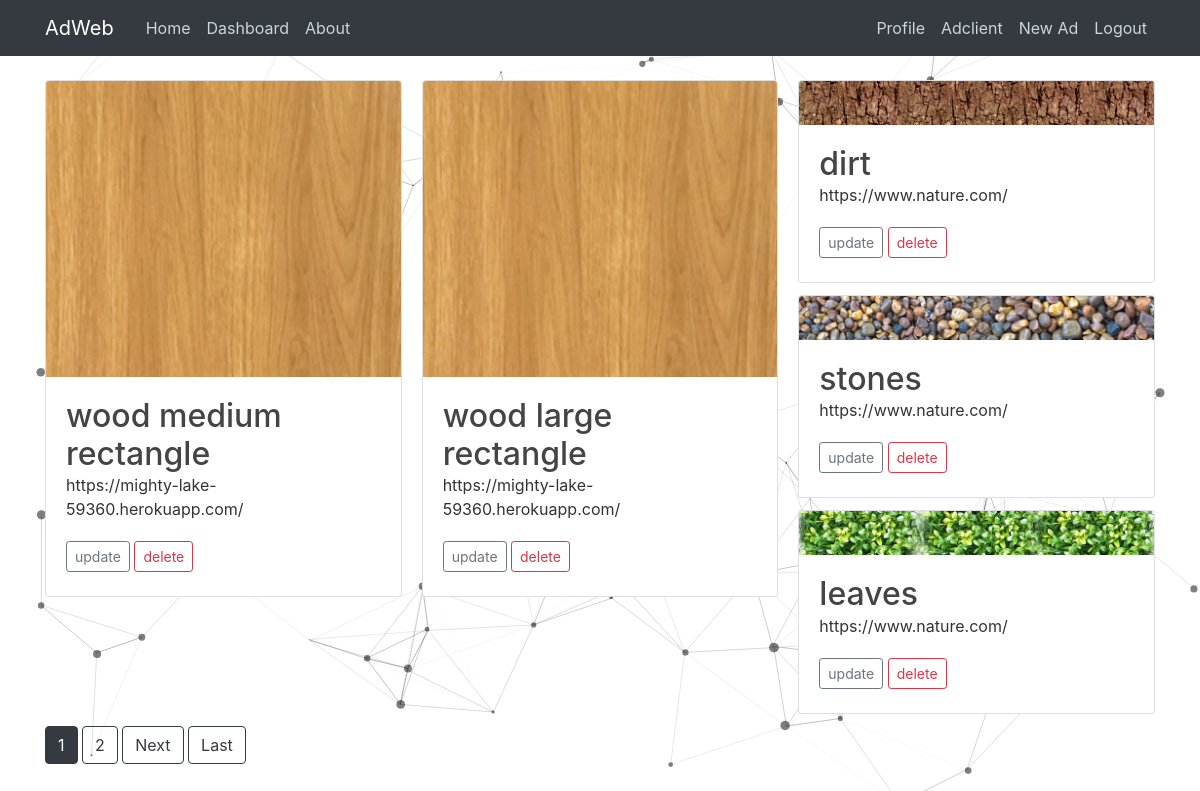
Page /home (signed in) on the committed database.
### adtool/models.py (models this page shows, shortened)
class Advertisement(models.Model):
    name = models.CharField(max_length=50)
    image = models.ImageField(upload_to='images/')
    url_link = models.URLField(default="")
    clicks = models.IntegerField(default=0)
    category = models.CharField(max_length=30, default="")
    size = models.CharField(
            max_length=16, choices=(
            ('medium rectangle', '300x250 pixels'),
            ('large rectangle', '336x280 pixels'),
            ('leaderboard', '728x90 pixels'),
            ('half page', '320x600 pixels'),
            ('free size', 'free size')
        ),
        default='free size')
    user = models.ForeignKey(User, on_delete=models.CASCADE)
    publish_date = models.DateTimeField('date published', default=timezone.now)

### adtool/views.py (the view)
# urls.py: path('home', views.AdvertisementListView.as_view(), name='index'),
class AdvertisementListView(LoginRequiredMixin, ListView):
    model = Advertisement
    template_name = 'adtool/home.html'
    context_object_name = 'Advertisements'
    paginate_by = 5
    def get_queryset(self):
        return Advertisement.objects.filter(user=self.request.user).order_by('-id')

### adtool/templates/adtool/home.html (shortened to what this page needs)
{% extends 'adtool/base.html' %}
{% block content %}
{% if Advertisements %}
<div class="card-columns">
    {% for advertisement in Advertisements %}
        <div class="card">
            <img src="{{ advertisement.image.url }}" class="card-img-top" alt="advertisement image">
            <div class="card-body">
                <a class="card-title h2 article-title" href="{% url 'detail' advertisement.id %}">{{ advertisement.name }}</a>
                <p class="card-text">{{ advertisement.url_link }}</p>
                <a class="btn btn-outline-secondary btn-sm mt-1 mb-1" href="{% url 'update' advertisement.id %}">update</a>
                <a class="btn btn-outline-danger btn-sm mt-1 mb-1" href="{% url 'delete' advertisement.id %}">delete</a>
            </div>
        </div>
    {% endfor %}
</div>
{% if is_paginated%}
    {% for num in page_obj.paginator.page_range %}
        {% if page_obj.number == num %}
            <a class="btn btn-dark mb-4" href="?page={{ num }}">{{ num }}</a>
        {% elif num > page_obj.number|add:'-3' and num < page_obj.number|add:'3' %}
            <a class="btn btn-outline-dark mb-4" href="?page={{ num }}">{{ num }}</a>
        {% endif %}
    {% endfor %}
    {% if page_obj.has_next %}
        <a class="btn btn-outline-dark mb-4" href="?page={{ page_obj.next_page_number }}">Next</a>
        <a class="btn btn-outline-dark mb-4" href="?page={{ page_obj.paginator.num_pages }}">Last</a>
    {% endif %}
{% endif %}
{% endif %}
{% endblock content %}

### adtool/templates/adtool/base.html (shortened to what this page needs)
<!DOCTYPE html>
<html lang="en">
{% load static %}
<head>
    <link rel="stylesheet" href="https://stackpath.bootstrapcdn.com/bootstrap/4.4.1/css/bootstrap.min.css"
>
    <link rel="stylesheet" href="{% static 'adtool/style.css' %}">
</head>
<body>
    <header class="site-header">
        <nav class="navbar navbar-expand-md navbar-dark bg-dark fixed-top">
            <div class="container">
                <a class="navbar-brand mr-4" href="{% url 'landing' %}">AdWeb</a>
                <div class="collapse navbar-collapse" id="navbarToggle">
                    <div class="navbar-nav mr-auto">
                        <a class="nav-item nav-link" href="{% url 'index' %}">Home</a>
                        {% if user.is_authenticated %}
                        <a class="nav-item nav-link" href="{% url 'dashboard' %}">Dashboard</a>
                        {% endif %}
                        <a class="nav-item nav-link" href="{% url 'about' %}">About</a>
                    </div>
                    <div class="navbar-nav">
                        {% if user.is_authenticated %}
                        <a class="nav-item nav-link" href="{% url 'users:profile' %}">Profile</a>
                        <a class="nav-item nav-link" href="{% url 'adclient:register_website' %}">Adclient</a>
                        <a class="nav-item nav-link" href="{% url 'upload' %}">New Ad</a>
                        <a class="nav-item nav-link" href="{% url 'users:logout' %}">Logout</a>
                        {% else %}
                        <a class="nav-item nav-link" href="{% url 'users:login' %}">Login</a>
                        <a class="nav-item nav-link" href="{% url 'users:register' %}">Register</a>
                        {% endif %}
                    </div>
                </div>
            </div>
        </nav>
    </header>
    <main role="main" class="container">
        <div class="row">
            <div class="col-md-12">
                {% block content %}{% endblock content %}
            </div>
        </div>
    </main>
    <div id="particles-js"></div>
</body>
</html>

### adtool/static/adtool/style.css (style rules this page uses)
body { background: #fafafa; color: #333333; margin-top: 5rem; }
#particles-js { position: fixed; width: 100%; height: 100%; z-index: -1; top: 0; left: 0; background:#fff; background-repeat: no-repeat; background-size: cover; background-position: 50% 50%; }
.site-header .navbar-nav .nav-link { color: #cbd5db; }
.article-title { color: #444444; }

### rows in the picture
Advertisement: image (picture), name "wood medium rectangle", url_link "https://mighty-lake-59360.herokuapp.com/"
Advertisement: image (picture), name "wood large rectangle", url_link "https://mighty-lake-59360.herokuapp.com/"
Advertisement: image (picture), name "dirt", url_link "https://www.nature.com/"
Advertisement: image (picture), name "stones", url_link "https://www.nature.com/"
Advertisement: image (picture), name "leaves", url_link "https://www.nature.com/"

### other values in the picture
{{ num }} "1"
{{ num }} "2"
